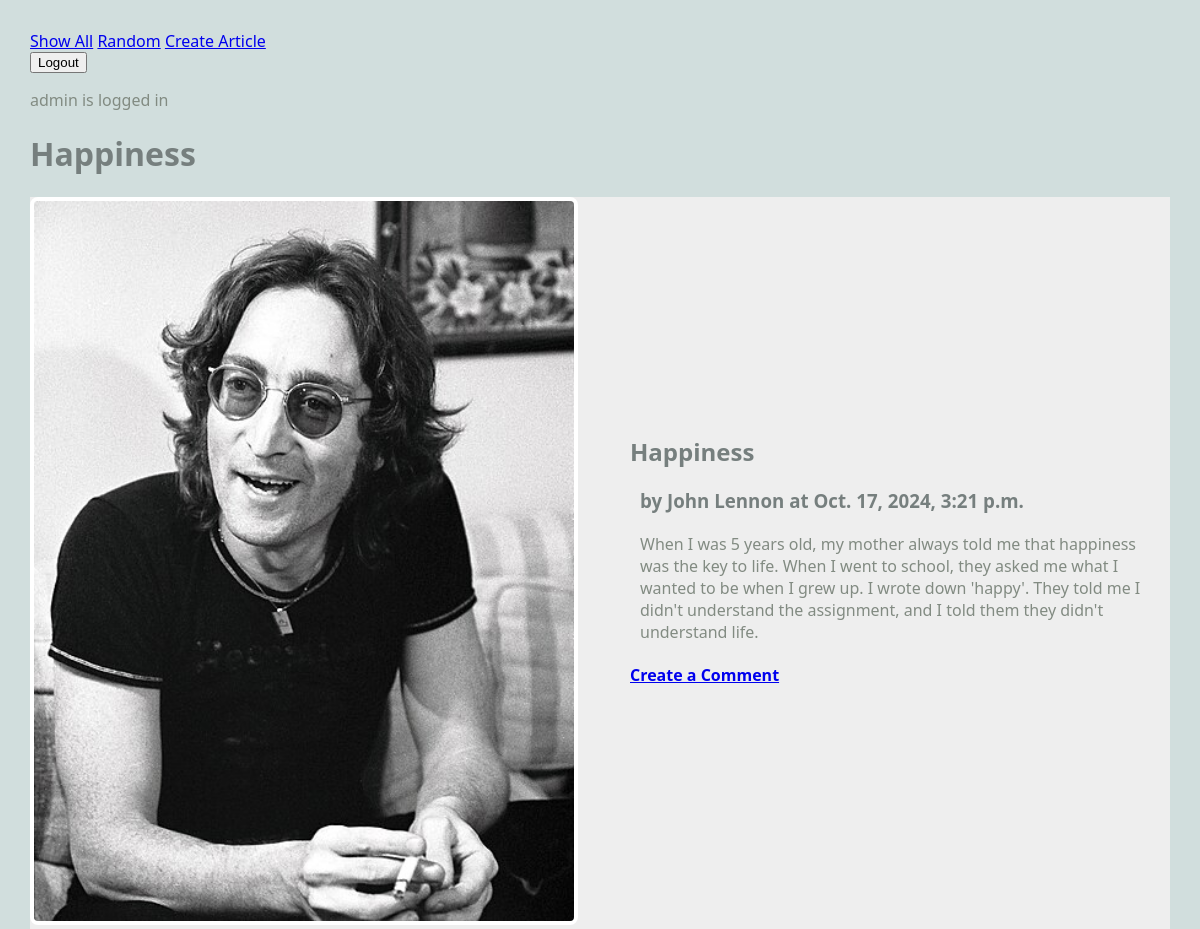
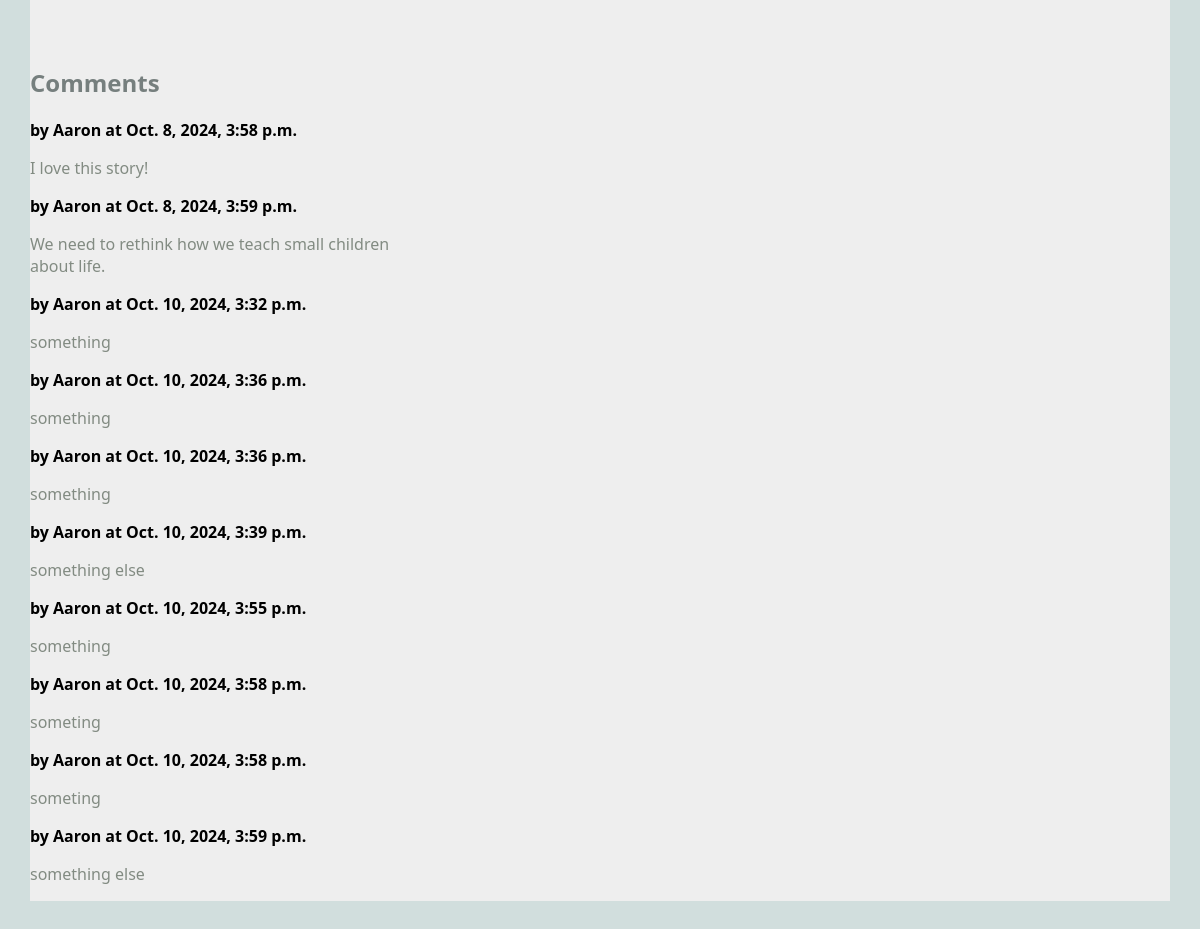
Screenshot of /blog/article/1 (signed in) with the database file from the repository (2 pictures, top to bottom).
### blog/models.py (models this page shows, shortened)
class Article(models.Model):
    user = models.ForeignKey(User, on_delete=models.CASCADE)
    title = models.TextField(blank=False)
    author = models.TextField(blank=False)
    text = models.TextField(blank=False)
    published = models.DateTimeField(auto_now=True)
    image_file = models.ImageField(blank=True) ## NEW
    def get_comments(self):
        comments = Comment.objects.filter(article=self)
        return comments

class Comment(models.Model):
    article = models.ForeignKey("Article", on_delete=models.CASCADE)
    author = models.TextField(blank=False)
    text = models.TextField(blank=False)
    published = models.DateTimeField(auto_now=True)
    def __str__(self):
        return f'{self.text}'

### blog/views.py (the view)
# urls.py: path(r'article/<int:pk>', views.ArticleView.as_view(), name="article"),
class ArticleView(DetailView):
    model = Article # the model to display
    template_name = "blog/article.html"
    context_object_name = "article"

### blog/templates/blog/article.html
{% extends 'blog/base.html' %}
{% block content %}
<h1>{{article.title}}</h1>
<main class="grid-container">
    <article class="featured">
        <img src="{{article.image_file.url}}" alt="{{article.image_file.url}}">
        <div>
            <h2>{{article.title}}</h2>
            <h3>by {{article.author}} at {{article.published}}</h3>
            <p>
                {{article.text}}
            </p>
            <h4>
                <a href="{% url 'create_comment' article.pk %}">
                Create a Comment</a>
            </h4>
        </div>
    </article>
    <div>
        {% if article.get_comments %}
            <h2>Comments</h2>
            {% for c in article.get_comments %}
            <div>
                <strong>by {{c.author}} at {{c.published}}</strong>
                <p>
                    {{c.text}}
                </p>
            </div>
            {% endfor %}
        {% else %}
            <h2>No Comments</h2>
        {% endif %}
    </div>
</main>
{% endblock %}

### blog/templates/blog/base.html (shortened to what this page needs)
 {% load static %}
<html>
    <head>
        <link rel="stylesheet" href="{% static 'styles-blog.css' %}">
    </head>
    <body>
        <nav>
            <ul>
                <li><a href="{% url 'show_all' %}">Show All</a></li>
                <li><a href="{% url 'random' %}">Random</a></li>
                {% if request.user.is_authenticated %}
                <li><a href="{% url 'create_article' %}">Create Article</a></li>
                <form action="{% url 'logout' %}" method="POST">
                    <input type="submit" value="Logout">
                </form>
                {% else %}
                <li><a href="{% url 'login' %}">Login</a></li>
                {% endif %}
            </ul>
            <p>
                {% if request.user.is_authenticated %}
                {{request.user}} is logged in
                {% else %}
                Not logged in
                {% endif %}
            </p>
        </nav>
        {% block content %}{% endblock %}
    </body>
</html>

### static/styles-blog.css (style rules this page uses)
body { margin: 30px; background: #d1dedd; font-family:'Segoe UI', Tahoma, Geneva, Verdana, sans-serif; }
ul, li { padding: 0px; list-style-type: none; }
h1, h2, h3 { color: #767f7e; }
p { color: #828b82; }
.grid-container { background: #eee; max-width: 900px; display: grid; grid-template-columns: repeat(3, 1fr); grid-gap: 10px; max-width: 1200px; margin: 20px auto; }
article.featured { grid-column: span 3; display: grid; gap: 60px; grid-template-columns: 1fr 1fr; align-items: center; border-bottom: 1px #bbc7c7; padding-bottom: 40px; }
article img, article.featured img { width: 100%; border: 4px solid #fff; border-radius: 8px; }
article p, article h3 { margin: 20px 10px; }
nav li { display: inline; }

### rows the page displays
Article: title "Happiness", image_file (picture), author "John Lennon", published "Oct. 17, 2024, 3:21 p.m.", text "When I was 5 years old, my mother always told me that happiness was the key to life. When I went to school, they asked me what I wanted to be when I grew up. I wrote down 'happy'. They told me I didn't understand the assignment, and I told them they didn't understand life."
Comment: author "Aaron", published "Oct. 8, 2024, 3:58 p.m.", text "I love this story!"
Comment: author "Aaron", published "Oct. 8, 2024, 3:59 p.m.", text "We need to rethink how we teach small children about life."
Comment: author "Aaron", published "Oct. 10, 2024, 3:32 p.m.", text "something"
Comment: author "Aaron", published "Oct. 10, 2024, 3:36 p.m.", text "something"
Comment: author "Aaron", published "Oct. 10, 2024, 3:36 p.m.", text "something"
Comment: author "Aaron", published "Oct. 10, 2024, 3:39 p.m.", text "something else"
Comment: author "Aaron", published "Oct. 10, 2024, 3:55 p.m.", text "something"
Comment: author "Aaron", published "Oct. 10, 2024, 3:58 p.m.", text "someting"
Comment: author "Aaron", published "Oct. 10, 2024, 3:58 p.m.", text "someting"
Comment: author "Aaron", published "Oct. 10, 2024, 3:59 p.m.", text "something else"

### other values shown
{{ request.user }} "admin"
